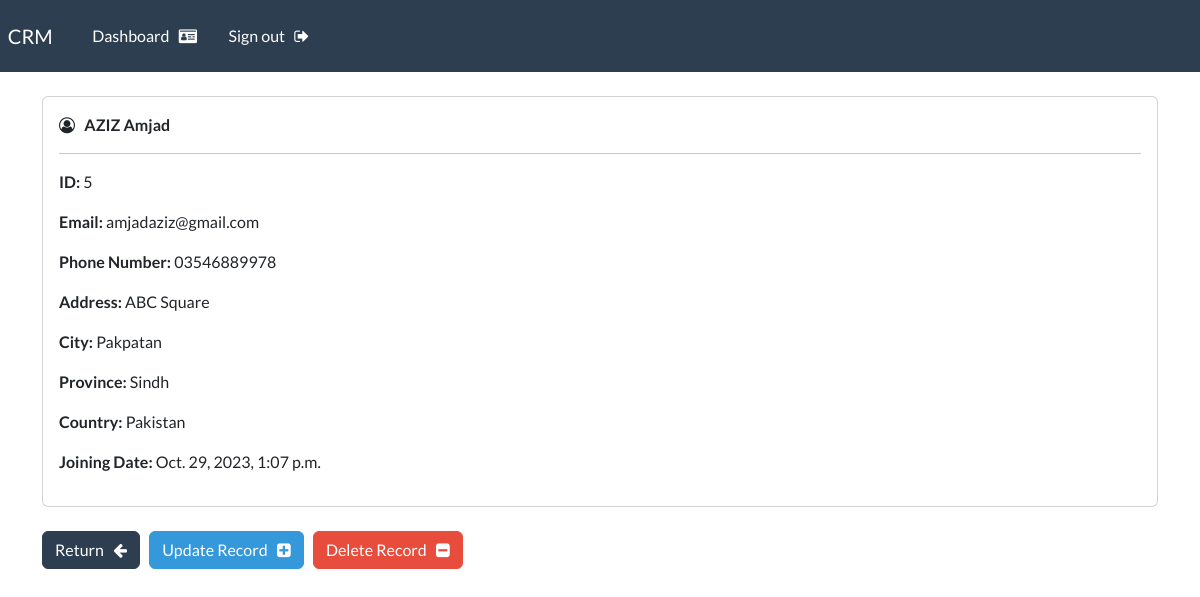
Page /view-record/5 (signed in) on the committed database.
### webapp/models.py (models this page shows, shortened)
class Record(models.Model):
    creation_date = models.DateTimeField(auto_now_add=True)
    first_name = models.CharField(max_length=50)
    last_name = models.CharField(max_length=50)
    email = models.EmailField()
    phone = models.CharField(max_length=20)
    address = models.CharField(max_length=100)
    city = models.CharField(max_length=70)
    province = models.CharField(max_length=70)
    country = models.CharField(max_length=70)

### webapp/views.py (the view)
# urls.py: path('view-record/<int:pk>', views.view_record, name='view-record'),
@login_required(login_url='my-login')
def view_record(request, pk):
    all_records = Record.objects.get(id=pk)
    context = {'records':all_records, 'page':'View Record'}
    return render(request, 'webapp/view-record.html', context=context)

### webapp/templates/webapp/view-record.html (shortened to what this page needs)
{% extends 'webapp/base.html' %}
{% block content %}
    <div class="card">
        <div class="card-body">
        <i class="fa fa-user-circle-o" aria-hidden="true"></i> &nbsp;
        <strong>
            {{records.last_name|upper}}
            {{records.first_name|capfirst}}
        </strong>
        <hr>
            <p><strong> ID:</strong> {{records.id}}</p>
            <p><strong> Email:</strong> {{records.email}}</p>
            <p><strong> Phone Number:</strong> {{records.phone}}</p>
            <p><strong> Address:</strong> {{records.address}}</p>
            <p><strong> City:</strong> {{records.city}}</p>
            <p><strong> Province:</strong> {{records.province}}</p>
            <p><strong> Country:</strong> {{records.country}}</p>
            <p><strong> Joining Date:</strong> {{records.creation_date}}</p>
        </div>
    </div>
    <br>
    <a href="{% url 'dashboard' %}" class="btn btn-primary">Return &nbsp; <i class="fa fa-arrow-left" aria-hidden="true"></i></a>
    <a href="{% url 'update-record' records.id %}" class="btn btn-info">Update Record &nbsp; <i class="fa fa-plus-square" aria-hidden="true"></i>
    </a>
    <a href="{% url 'delete-record' records.id %}" class="btn btn-danger">Delete Record &nbsp; <i class="fa fa-minus-square" aria-hidden="true"></i></a>
{% endblock %}

### rows in the picture
Record: last_name "AZIZ", first_name "Amjad", id "5", email "amjadaziz@gmail.com", phone "03546889978", address "ABC Square", city "Pakpatan", province "Sindh", country "Pakistan", creation_date "Oct. 29, 2023, 1:07 p.m."
